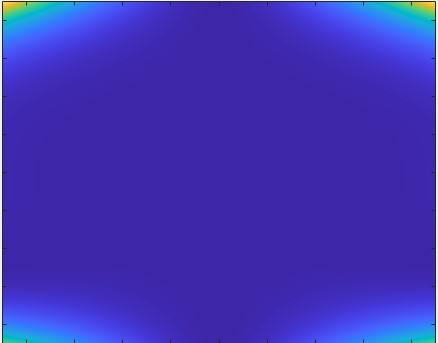
%> input picture Funciones de prueba/Base 3/Price4.jpg, 438 x 343 px
$ octave Price4.m   (GNU Octave 9; MATLAB toolbox functions it lacks are replaced by stand-ins)
%> lines starting %> are read from the running program, lines starting %| are printed output that depends on the picture
% Price's Function # 4
% Range of initial points: -500 <= xj <= 500 , j=1,2
% Three global minimum: (x1,x2)=(0,0),(2,4),(1.464352119663698,-2.506012760781662)
% f(x1,x2)=0
% Coded by: Ali R. Alroomi | Last Update: 15 June 2015 | www.al-roomi.org

clear
clc
warning off

x1min=-4.500;
x1max=4.500;
x2min=-4.500;
x2max=4.500;
R=1500; % steps resolution
x1=x1min:(x1max-x1min)/R:x1max;
x2=x2min:(x2max-x2min)/R:x2max;

for j=1:length(x1)

    for i=1:length(x2)
        f(i)=(2*x1(j).^3*x2(i)-x2(i).^3).^2+(6*x1(j)-x2(i).^2+x2(i)).^2;
    end

    f_tot(j,:)=f;

end
Min= min(f_tot,[],'all');
Max = max(f_tot,[],'all');

z=(f_tot-Min)/(Max-Min);

figure(1)
% [6 lines of commented-out code are left out]
imagesc(x1,x2,z);
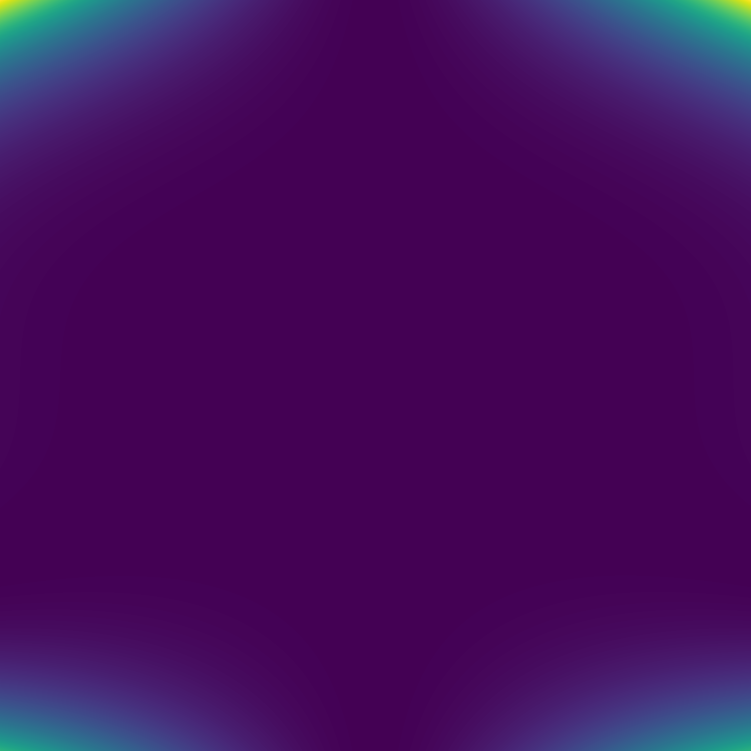
%> displayed picture: size 1501x1501x3, on the screen's scale of 0 to 255 (shown at 1/2 size); mean R, G, B 67.8, 13.7, 93

f = imread ('price4.jpg');
%> f is the input picture: size 343x438x3 uint8; mean R, G, B 64, 51.3, 181.2
k = rgb2gray(f);
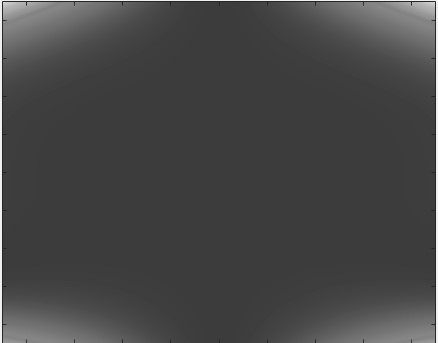
%> k: size 343x438 uint8; min 26, max 248, mean 70.1
figure(2)
imshow(k);
